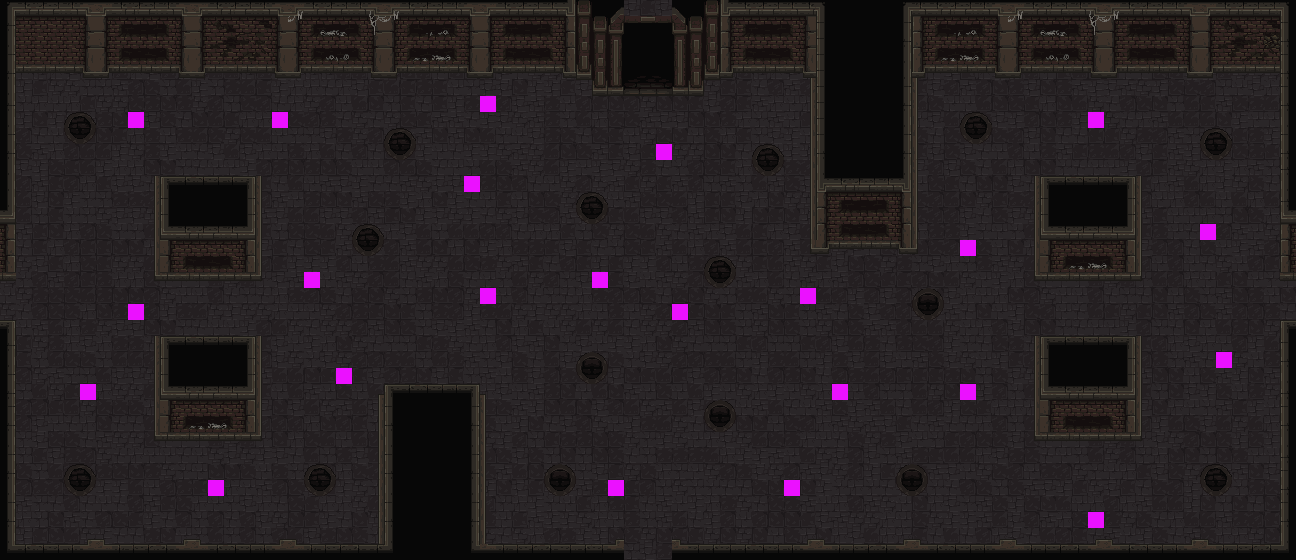

Below is a game level as drawn by its tile map, then a one-line description and the .tmx that defines it (tile-layer data replaced by summaries):
An orthogonal 81x35 tile map with 16x16 px tiles, 4 tile layers (Terra, Terra2, Parets, Enemics), 2 hidden layers not drawn, 2 tilesets.

<map version="1.5" tiledversion="1.7.2" orientation="orthogonal" renderorder="right-down" width="81" height="35" tilewidth="16" tileheight="16" infinite="0" nextlayerid="9" nextobjectid="1">
 <tileset firstgid="1" name="Floor1_TileSet" tilewidth="16" tileheight="16" tilecount="2560" columns="64">
  <image source="../Sprites/Maps/RF_Catacombs_v1.0/mainlevbuild.png" width="1024" height="640" />
 </tileset>
 <tileset firstgid="2561" name="Colisions" tilewidth="16" tileheight="16" tilecount="2" columns="2">
  <image source="../Sprites/Maps/Colisions.png" width="32" height="16" />
 </tileset>
 <layer id="2" name="Terra" width="81" height="35">
  <data>[2835 cells, 2835 non-empty, 35 distinct tile ids]</data>
 </layer>
 <layer id="7" name="Terra2" width="81" height="35">
  <data>[2835 cells, 228 non-empty, 44 distinct tile ids]</data>
 </layer>
 <layer id="1" name="Parets" width="81" height="35">
  <data>[2835 cells, 779 non-empty, 223 distinct tile ids]</data>
 </layer>
 <layer id="5" name="Porta" width="81" height="35" visible="0">
  <data>[2835 cells, 8 non-empty, 8 distinct tile ids]</data>
 </layer>
 <layer id="3" name="Colisions" width="81" height="35" visible="0" opacity="0.54">
  <data>[2835 cells, 398 non-empty, 2 distinct tile ids]</data>
 </layer>
 <layer id="8" name="Enemics" width="81" height="35">
  <data>[2835 cells, 23 non-empty, 1 distinct tile ids]</data>
 </layer>
</map>
